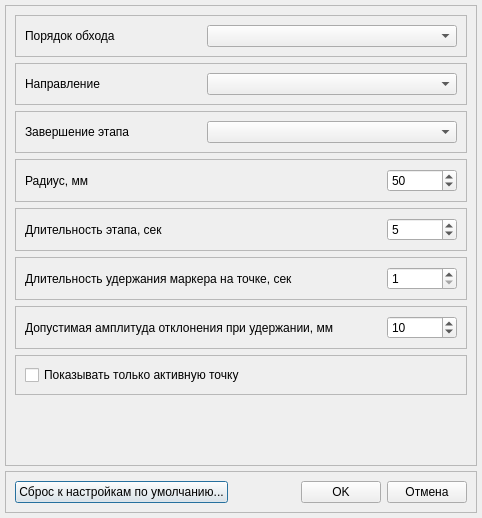
<?xml version="1.0" encoding="UTF-8"?>
<ui version="4.0">
 <class>OctaedronParamsDialog</class>
 <widget class="QDialog" name="OctaedronParamsDialog">
  <property name="geometry">
   <rect>
    <x>0</x>
    <y>0</y>
    <width>482</width>
    <height>518</height>
   </rect>
  </property>
  <property name="windowTitle">
   <string>Параметры тренажера &quot;Октаэдр&quot;</string>
  </property>
  <layout class="QVBoxLayout" name="verticalLayout">
   <property name="spacing">
    <number>5</number>
   </property>
   <property name="leftMargin">
    <number>5</number>
   </property>
   <property name="topMargin">
    <number>5</number>
   </property>
   <property name="rightMargin">
    <number>5</number>
   </property>
   <property name="bottomMargin">
    <number>5</number>
   </property>
   <item>
    <widget class="QFrame" name="frame">
     <property name="frameShape">
      <enum>QFrame::StyledPanel</enum>
     </property>
     <property name="frameShadow">
      <enum>QFrame::Raised</enum>
     </property>
     <layout class="QVBoxLayout" name="verticalLayout_2">
      <item>
       <widget class="QFrame" name="frCirceRoundRuleMode">
        <property name="frameShape">
         <enum>QFrame::StyledPanel</enum>
        </property>
        <property name="frameShadow">
         <enum>QFrame::Raised</enum>
        </property>
        <layout class="QHBoxLayout" name="horizontalLayout_2">
         <item>
          <widget class="QLabel" name="lblCirceRoundRuleMode">
           <property name="text">
            <string>Порядок обхода</string>
           </property>
          </widget>
         </item>
         <item>
          <spacer name="horizontalSpacer_2">
           <property name="orientation">
            <enum>Qt::Horizontal</enum>
           </property>
           <property name="sizeHint" stdset="0">
            <size>
             <width>40</width>
             <height>20</height>
            </size>
           </property>
          </spacer>
         </item>
         <item>
          <widget class="QComboBox" name="cbCirceRoundRuleMode">
           <property name="minimumSize">
            <size>
             <width>250</width>
             <height>0</height>
            </size>
           </property>
          </widget>
         </item>
        </layout>
       </widget>
      </item>
      <item>
       <widget class="QFrame" name="frDirectionMode">
        <property name="frameShape">
         <enum>QFrame::StyledPanel</enum>
        </property>
        <property name="frameShadow">
         <enum>QFrame::Raised</enum>
        </property>
        <layout class="QHBoxLayout" name="horizontalLayout_3">
         <item>
          <widget class="QLabel" name="lblDirectionMode">
           <property name="text">
            <string>Направление</string>
           </property>
          </widget>
         </item>
         <item>
          <spacer name="horizontalSpacer_3">
           <property name="orientation">
            <enum>Qt::Horizontal</enum>
           </property>
           <property name="sizeHint" stdset="0">
            <size>
             <width>40</width>
             <height>20</height>
            </size>
           </property>
          </spacer>
         </item>
         <item>
          <widget class="QComboBox" name="cbDirectionMode">
           <property name="minimumSize">
            <size>
             <width>250</width>
             <height>0</height>
            </size>
           </property>
          </widget>
         </item>
        </layout>
       </widget>
      </item>
      <item>
       <widget class="QFrame" name="frStageFinishMode">
        <property name="frameShape">
         <enum>QFrame::StyledPanel</enum>
        </property>
        <property name="frameShadow">
         <enum>QFrame::Raised</enum>
        </property>
        <layout class="QHBoxLayout" name="horizontalLayout_4">
         <item>
          <widget class="QLabel" name="lblStageFinishMode">
           <property name="text">
            <string>Завершение этапа</string>
           </property>
          </widget>
         </item>
         <item>
          <spacer name="horizontalSpacer_4">
           <property name="orientation">
            <enum>Qt::Horizontal</enum>
           </property>
           <property name="sizeHint" stdset="0">
            <size>
             <width>73</width>
             <height>20</height>
            </size>
           </property>
          </spacer>
         </item>
         <item>
          <widget class="QComboBox" name="cbStageFinishMode">
           <property name="minimumSize">
            <size>
             <width>250</width>
             <height>0</height>
            </size>
           </property>
          </widget>
         </item>
        </layout>
       </widget>
      </item>
      <item>
       <widget class="QFrame" name="frRadius">
        <property name="frameShape">
         <enum>QFrame::StyledPanel</enum>
        </property>
        <property name="frameShadow">
         <enum>QFrame::Raised</enum>
        </property>
        <layout class="QHBoxLayout" name="horizontalLayout_6">
         <item>
          <widget class="QLabel" name="lblRadius">
           <property name="text">
            <string>Радиус, мм</string>
           </property>
          </widget>
         </item>
         <item>
          <spacer name="horizontalSpacer_6">
           <property name="orientation">
            <enum>Qt::Horizontal</enum>
           </property>
           <property name="sizeHint" stdset="0">
            <size>
             <width>40</width>
             <height>20</height>
            </size>
           </property>
          </spacer>
         </item>
         <item>
          <widget class="QSpinBox" name="edRadius">
           <property name="minimumSize">
            <size>
             <width>70</width>
             <height>0</height>
            </size>
           </property>
           <property name="minimum">
            <number>10</number>
           </property>
           <property name="maximum">
            <number>100</number>
           </property>
           <property name="singleStep">
            <number>5</number>
           </property>
           <property name="value">
            <number>50</number>
           </property>
          </widget>
         </item>
        </layout>
       </widget>
      </item>
      <item>
       <widget class="QFrame" name="frStageTime">
        <property name="frameShape">
         <enum>QFrame::StyledPanel</enum>
        </property>
        <property name="frameShadow">
         <enum>QFrame::Raised</enum>
        </property>
        <layout class="QHBoxLayout" name="horizontalLayout_7">
         <item>
          <widget class="QLabel" name="lblStageTime">
           <property name="text">
            <string>Длительность этапа, сек</string>
           </property>
          </widget>
         </item>
         <item>
          <spacer name="horizontalSpacer_7">
           <property name="orientation">
            <enum>Qt::Horizontal</enum>
           </property>
           <property name="sizeHint" stdset="0">
            <size>
             <width>40</width>
             <height>20</height>
            </size>
           </property>
          </spacer>
         </item>
         <item>
          <widget class="QSpinBox" name="edStageTime">
           <property name="minimumSize">
            <size>
             <width>70</width>
             <height>0</height>
            </size>
           </property>
           <property name="minimum">
            <number>2</number>
           </property>
           <property name="maximum">
            <number>20</number>
           </property>
           <property name="singleStep">
            <number>1</number>
           </property>
           <property name="value">
            <number>5</number>
           </property>
          </widget>
         </item>
        </layout>
       </widget>
      </item>
      <item>
       <widget class="QFrame" name="frHoldingTime">
        <property name="frameShape">
         <enum>QFrame::StyledPanel</enum>
        </property>
        <property name="frameShadow">
         <enum>QFrame::Raised</enum>
        </property>
        <layout class="QHBoxLayout" name="horizontalLayout_5">
         <item>
          <widget class="QLabel" name="lblHoldingTime">
           <property name="text">
            <string>Длительность удержания маркера на точке, сек</string>
           </property>
          </widget>
         </item>
         <item>
          <spacer name="horizontalSpacer_9">
           <property name="orientation">
            <enum>Qt::Horizontal</enum>
           </property>
           <property name="sizeHint" stdset="0">
            <size>
             <width>97</width>
             <height>20</height>
            </size>
           </property>
          </spacer>
         </item>
         <item>
          <widget class="QSpinBox" name="edHoldingTime">
           <property name="minimumSize">
            <size>
             <width>70</width>
             <height>0</height>
            </size>
           </property>
           <property name="minimum">
            <number>1</number>
           </property>
           <property name="maximum">
            <number>4</number>
           </property>
           <property name="singleStep">
            <number>1</number>
           </property>
           <property name="value">
            <number>1</number>
           </property>
          </widget>
         </item>
        </layout>
       </widget>
      </item>
      <item>
       <widget class="QFrame" name="frHoldingAmplitude">
        <property name="frameShape">
         <enum>QFrame::StyledPanel</enum>
        </property>
        <property name="frameShadow">
         <enum>QFrame::Raised</enum>
        </property>
        <layout class="QHBoxLayout" name="horizontalLayout_8">
         <item>
          <widget class="QLabel" name="lblHoldingAmplitude">
           <property name="text">
            <string>Допустимая амплитуда отклонения при удержании, мм</string>
           </property>
          </widget>
         </item>
         <item>
          <spacer name="horizontalSpacer_10">
           <property name="orientation">
            <enum>Qt::Horizontal</enum>
           </property>
           <property name="sizeHint" stdset="0">
            <size>
             <width>65</width>
             <height>20</height>
            </size>
           </property>
          </spacer>
         </item>
         <item>
          <widget class="QSpinBox" name="edHoldingAmplitude">
           <property name="minimumSize">
            <size>
             <width>70</width>
             <height>0</height>
            </size>
           </property>
           <property name="minimum">
            <number>1</number>
           </property>
           <property name="maximum">
            <number>30</number>
           </property>
           <property name="singleStep">
            <number>5</number>
           </property>
           <property name="value">
            <number>10</number>
           </property>
          </widget>
         </item>
        </layout>
       </widget>
      </item>
      <item>
       <widget class="QFrame" name="frShowOnlyCurrentPoint">
        <property name="frameShape">
         <enum>QFrame::StyledPanel</enum>
        </property>
        <property name="frameShadow">
         <enum>QFrame::Raised</enum>
        </property>
        <layout class="QHBoxLayout" name="horizontalLayout">
         <item>
          <widget class="QCheckBox" name="cbShowOnlyCurrentPoint">
           <property name="text">
            <string>Показывать только активную точку</string>
           </property>
          </widget>
         </item>
        </layout>
       </widget>
      </item>
      <item>
       <spacer name="verticalSpacer">
        <property name="orientation">
         <enum>Qt::Vertical</enum>
        </property>
        <property name="sizeHint" stdset="0">
         <size>
          <width>20</width>
          <height>40</height>
         </size>
        </property>
       </spacer>
      </item>
     </layout>
    </widget>
   </item>
   <item>
    <widget class="QFrame" name="frame_3">
     <property name="frameShape">
      <enum>QFrame::StyledPanel</enum>
     </property>
     <property name="frameShadow">
      <enum>QFrame::Raised</enum>
     </property>
     <layout class="QHBoxLayout" name="horizontalLayout_11">
      <item>
       <widget class="QPushButton" name="btnDefault">
        <property name="text">
         <string>Сброс к настройкам по умолчанию...</string>
        </property>
       </widget>
      </item>
      <item>
       <spacer name="horizontalSpacer_8">
        <property name="orientation">
         <enum>Qt::Horizontal</enum>
        </property>
        <property name="sizeHint" stdset="0">
         <size>
          <width>40</width>
          <height>20</height>
         </size>
        </property>
       </spacer>
      </item>
      <item>
       <widget class="QPushButton" name="btnOK">
        <property name="text">
         <string>OK</string>
        </property>
       </widget>
      </item>
      <item>
       <widget class="QPushButton" name="btnCancel">
        <property name="text">
         <string>Отмена</string>
        </property>
       </widget>
      </item>
     </layout>
    </widget>
   </item>
  </layout>
 </widget>
 <resources/>
 <connections>
  <connection>
   <sender>cbCirceRoundRuleMode</sender>
   <signal>currentIndexChanged(int)</signal>
   <receiver>OctaedronParamsDialog</receiver>
   <slot>onCirceRoundRuleMode(int)</slot>
   <hints>
    <hint type="sourcelabel">
     <x>432</x>
     <y>30</y>
    </hint>
    <hint type="destinationlabel">
     <x>481</x>
     <y>60</y>
    </hint>
   </hints>
  </connection>
  <connection>
   <sender>cbDirectionMode</sender>
   <signal>currentIndexChanged(int)</signal>
   <receiver>OctaedronParamsDialog</receiver>
   <slot>onDirectionModeChange(int)</slot>
   <hints>
    <hint type="sourcelabel">
     <x>456</x>
     <y>90</y>
    </hint>
    <hint type="destinationlabel">
     <x>481</x>
     <y>90</y>
    </hint>
   </hints>
  </connection>
  <connection>
   <sender>btnOK</sender>
   <signal>clicked()</signal>
   <receiver>OctaedronParamsDialog</receiver>
   <slot>on_ok()</slot>
   <hints>
    <hint type="sourcelabel">
     <x>385</x>
     <y>502</y>
    </hint>
    <hint type="destinationlabel">
     <x>481</x>
     <y>230</y>
    </hint>
   </hints>
  </connection>
  <connection>
   <sender>btnCancel</sender>
   <signal>clicked()</signal>
   <receiver>OctaedronParamsDialog</receiver>
   <slot>on_cancel()</slot>
   <hints>
    <hint type="sourcelabel">
     <x>466</x>
     <y>502</y>
    </hint>
    <hint type="destinationlabel">
     <x>481</x>
     <y>260</y>
    </hint>
   </hints>
  </connection>
  <connection>
   <sender>btnDefault</sender>
   <signal>clicked()</signal>
   <receiver>OctaedronParamsDialog</receiver>
   <slot>on_default()</slot>
   <hints>
    <hint type="sourcelabel">
     <x>182</x>
     <y>502</y>
    </hint>
    <hint type="destinationlabel">
     <x>481</x>
     <y>215</y>
    </hint>
   </hints>
  </connection>
  <connection>
   <sender>cbStageFinishMode</sender>
   <signal>currentIndexChanged(int)</signal>
   <receiver>OctaedronParamsDialog</receiver>
   <slot>on_StageFinishMode(int)</slot>
   <hints>
    <hint type="sourcelabel">
     <x>257</x>
     <y>123</y>
    </hint>
    <hint type="destinationlabel">
     <x>483</x>
     <y>128</y>
    </hint>
   </hints>
  </connection>
 </connections>
 <slots>
  <slot>onCirceRoundRuleMode(int)</slot>
  <slot>onDirectionModeChange(int)</slot>
  <slot>on_ok()</slot>
  <slot>on_cancel()</slot>
  <slot>on_default()</slot>
  <slot>on_StageFinishMode(int)</slot>
 </slots>
</ui>
